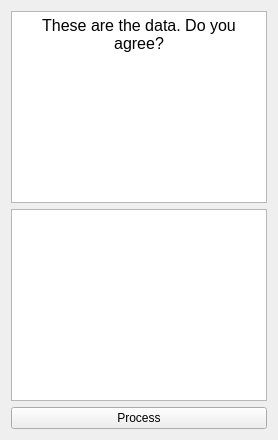
          <widget class="QWidget" name="tab_clinical_process">
           <attribute name="title">
            <string>Process</string>
           </attribute>
           <layout class="QGridLayout" name="gridLayout_24">
            <item row="2" column="0">
             <widget class="QPushButton" name="pushButton_clinical_process">
              <property name="text">
               <string>Process</string>
              </property>
             </widget>
            </item>
            <item row="0" column="0">
             <widget class="QTextEdit" name="textEdit_clinical_process">
              <property name="readOnly">
               <bool>true</bool>
              </property>
              <property name="html">
               <string>&lt;!DOCTYPE HTML PUBLIC &quot;-//W3C//DTD HTML 4.0//EN&quot; &quot;http://www.w3.org/TR/REC-html40/strict.dtd&quot;&gt;
&lt;html&gt;&lt;head&gt;&lt;meta name=&quot;qrichtext&quot; content=&quot;1&quot; /&gt;&lt;meta charset=&quot;utf-8&quot; /&gt;&lt;style type=&quot;text/css&quot;&gt;
p, li { white-space: pre-wrap; }
hr { height: 1px; border-width: 0; }
li.unchecked::marker { content: &quot;\2610&quot;; }
li.checked::marker { content: &quot;\2612&quot;; }
&lt;/style&gt;&lt;/head&gt;&lt;body style=&quot; font-family:'Sans Serif'; font-size:9pt; font-weight:400; font-style:normal;&quot;&gt;
&lt;p align=&quot;center&quot; style=&quot; margin-top:0px; margin-bottom:0px; margin-left:0px; margin-right:0px; -qt-block-indent:0; text-indent:0px;&quot;&gt;&lt;span style=&quot; font-size:12pt;&quot;&gt;These are the data. Do you agree?&lt;/span&gt;&lt;/p&gt;&lt;/body&gt;&lt;/html&gt;</string>
              </property>
             </widget>
            </item>
            <item row="1" column="0">
             <widget class="QTextEdit" name="textEdit_4"/>
            </item>
           </layout>
          </widget>
